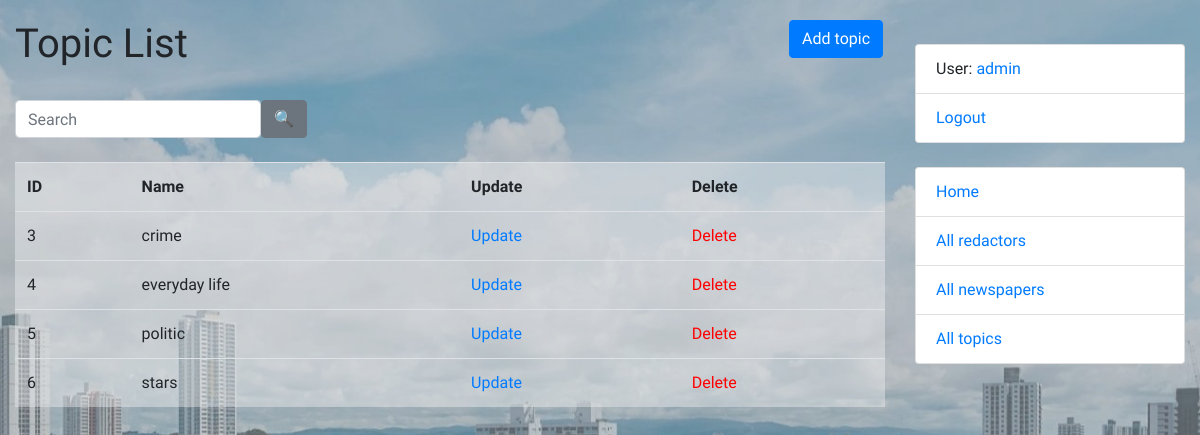
The app's page /topic/ (signed in) with its own data.
### catalog/models.py (models this page shows, shortened)
class Topic(models.Model):
    name = models.CharField(max_length=255, unique=True)
    class Meta:
        ordering = ["name"]

class Redactor(AbstractUser):
    years_of_experience = models.IntegerField(null=True, blank=True)
    class Meta:
        verbose_name = "redactor"
        verbose_name_plural = "redactors"
    def get_absolute_url(self):
        return reverse("catalog:redactor-detail", kwargs={"pk": self.pk})

### catalog/views.py (the view)
class TopicListView(LoginRequiredMixin, generic.ListView):
    model = Topic
    context_object_name = "topic_list"
    template_name = "catalog/topic_list.html"
    paginate_by = 4
    queryset = Topic.objects.all()
    def get_context_data(self, *, object_list=None, **kwargs):
        context = super(TopicListView, self).get_context_data(**kwargs)
        name = self.request.GET.get("name", "")
        context["search_form"] = TopicSearchForm(initial={
            "name": name
        })
        return context
    def get_queryset(self):
        form = TopicSearchForm(self.request.GET)
        if form.is_valid():
            return self.queryset.filter(
                name__icontains=form.cleaned_data["name"]
            )
        return self.queryset

### catalog/forms.py
class TopicSearchForm(forms.Form):
    name = forms.CharField(
        max_length=255,
        required=False,
        label="",
        widget=forms.TextInput(attrs={"placeholder": "Search"})
    )

### templates/catalog/topic_list.html
{% extends "base.html" %}
{% load crispy_forms_filters %}
{% block content %}
  <h1>
    Topic List
    <a href="{% url 'catalog:topic-create' %}" class="btn btn-primary link-to-page">
      Add topic
    </a>
  </h1>
  <br>
  <form action="" method="get" class="form-inline">
    {{ search_form|crispy }}
    <input type="submit" class="btn btn-secondary" value="🔍">
  </form>
  <br>
  {% if topic_list %}
    <table class="table table-hover" style="background-color: rgba(245, 245, 245, 0.4)">
      <tr>
        <th>ID</th>
        <th>Name</th>
        <th>Update</th>
        <th>Delete</th>
      </tr>
      {% for topic in topic_list %}
        <tr>
          <td>
              {{ topic.id }}
          </td>
          <td>
              {{ topic.name }}
          </td>
          <td>
              <a href="{% url 'catalog:topic-update' pk=topic.id %}">
                Update
              </a>
            </td>
            <td>
              <a style="color: red"
                href="{% url 'catalog:topic-delete' pk=topic.id %}">
                Delete
              </a>
            </td>
        </tr>
      {% endfor %}
    </table>
  {% else %}
      <p>There are no topic in the newspaper agency.</p>
  {% endif %}
{% endblock %}

### templates/includes/sidebar.html
<br>
<ul class="sidebar-nav list-group">
  {% if user.is_authenticated %}
    <li class="list-group-item">User: <a href="{{ user.get_absolute_url }}">{{ user.get_username }}</a></li>
    <li class="list-group-item"><a href="{% url 'logout'%}?next={{request.path}}">Logout</a></li>
  {% else %}
    <li class="list-group-item"><a href="{% url 'login'%}?next={{request.path}}">Login</a></li>
  {% endif %}
</ul>
<br>
<ul class="sidebar-nav list-group">
  <li class="list-group-item"><a href="{% url 'catalog:index' %}">Home</a></li>
  <li class="list-group-item"><a href="{% url 'catalog:redactor-list' %}">All redactors</a></li>
  <li class="list-group-item"><a href="{% url 'catalog:newspaper-list' %}">All newspapers</a></li>
  <li class="list-group-item"><a href="{% url 'catalog:topic-list' %}">All topics</a></li>
</ul>

### static/css/styles.css (style rules this page uses)
body { margin-top: 20px; font-family: 'Oswald', sans-serif; background-image: url('../images/background city sky.jpg'); background-repeat: no-repeat; background-size: cover; }
.link-to-page { float: right; margin: 0 2px 0 2px; }

### records on screen
Topic: id "3", name "crime"
Topic: id "4", name "everyday life"
Topic: id "5", name "politic"
Topic: id "6", name "stars"
Redactor: get_username "admin"
